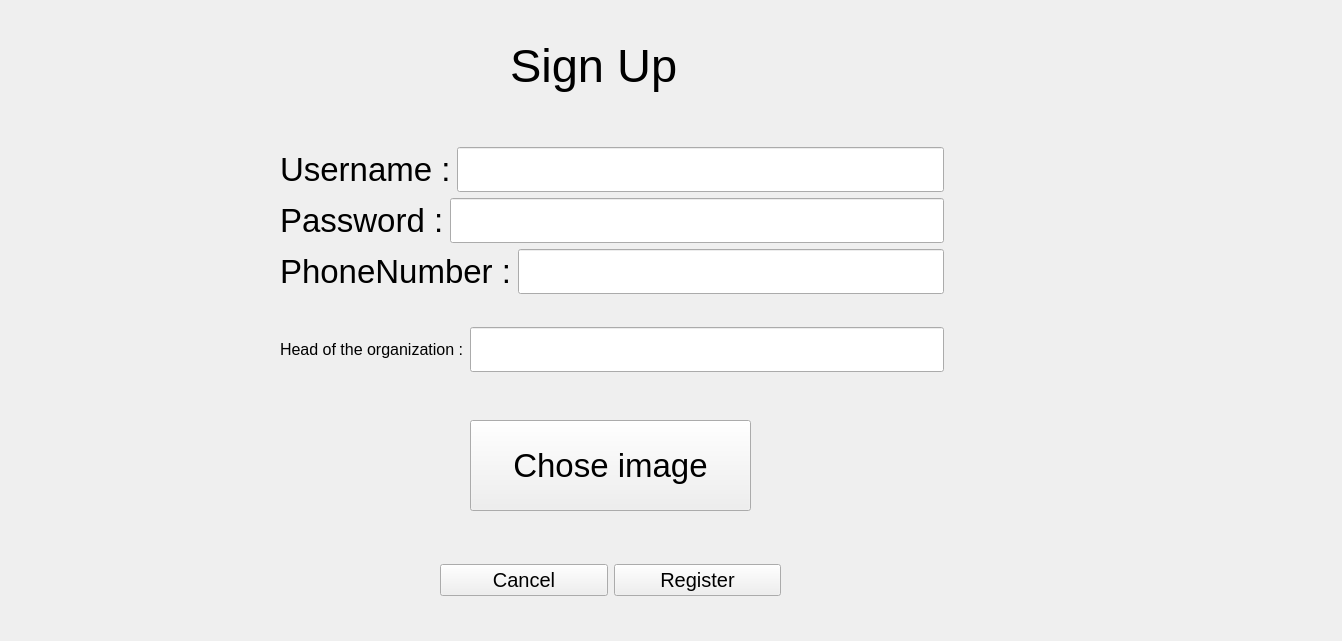
<?xml version="1.0" encoding="UTF-8"?>
<ui version="4.0">
 <class>SignUpOrganisationUser</class>
 <widget class="QWidget" name="SignUpOrganisationUser">
  <property name="geometry">
   <rect>
    <x>0</x>
    <y>0</y>
    <width>1342</width>
    <height>641</height>
   </rect>
  </property>
  <property name="font">
   <font>
    <pointsize>25</pointsize>
   </font>
  </property>
  <property name="windowTitle">
   <string>Form</string>
  </property>
  <widget class="QLabel" name="label">
   <property name="geometry">
    <rect>
     <x>510</x>
     <y>20</y>
     <width>351</width>
     <height>91</height>
    </rect>
   </property>
   <property name="font">
    <font>
     <pointsize>35</pointsize>
    </font>
   </property>
   <property name="text">
    <string>Sign Up</string>
   </property>
  </widget>
  <widget class="QPushButton" name="ChoseImageButton">
   <property name="geometry">
    <rect>
     <x>470</x>
     <y>420</y>
     <width>281</width>
     <height>91</height>
    </rect>
   </property>
   <property name="text">
    <string>Chose image</string>
   </property>
  </widget>
  <widget class="QWidget" name="layoutWidget">
   <property name="geometry">
    <rect>
     <x>440</x>
     <y>530</y>
     <width>341</width>
     <height>101</height>
    </rect>
   </property>
   <layout class="QHBoxLayout" name="horizontalLayout">
    <item>
     <widget class="QPushButton" name="CancelButton">
      <property name="font">
       <font>
        <pointsize>15</pointsize>
       </font>
      </property>
      <property name="text">
       <string>Cancel</string>
      </property>
     </widget>
    </item>
    <item>
     <widget class="QPushButton" name="RegisterButton">
      <property name="font">
       <font>
        <pointsize>15</pointsize>
       </font>
      </property>
      <property name="text">
       <string>Register</string>
      </property>
     </widget>
    </item>
   </layout>
  </widget>
  <widget class="QWidget" name="">
   <property name="geometry">
    <rect>
     <x>280</x>
     <y>120</y>
     <width>664</width>
     <height>279</height>
    </rect>
   </property>
   <layout class="QGridLayout" name="gridLayout_5">
    <item row="0" column="0" colspan="2">
     <layout class="QGridLayout" name="gridLayout_4">
      <item row="0" column="0">
       <layout class="QGridLayout" name="gridLayout">
        <item row="0" column="0">
         <widget class="QLabel" name="UsernameLabel">
          <property name="font">
           <font>
            <pointsize>25</pointsize>
           </font>
          </property>
          <property name="text">
           <string>Username :</string>
          </property>
         </widget>
        </item>
        <item row="0" column="1">
         <widget class="QLineEdit" name="UsernameLineEdit"/>
        </item>
       </layout>
      </item>
      <item row="1" column="0">
       <layout class="QGridLayout" name="gridLayout_2">
        <item row="0" column="0">
         <widget class="QLabel" name="PasswordLabel">
          <property name="text">
           <string>Password :</string>
          </property>
         </widget>
        </item>
        <item row="0" column="1">
         <widget class="QLineEdit" name="PasswordLineEdit"/>
        </item>
       </layout>
      </item>
      <item row="2" column="0">
       <layout class="QGridLayout" name="gridLayout_3">
        <item row="0" column="1">
         <widget class="QLineEdit" name="PhoneNumberLineEdit"/>
        </item>
        <item row="0" column="0">
         <widget class="QLabel" name="PhoneNumberLabel">
          <property name="text">
           <string>PhoneNumber :</string>
          </property>
         </widget>
        </item>
       </layout>
      </item>
     </layout>
    </item>
    <item row="1" column="0">
     <widget class="QLabel" name="HeadOfTheOrganizationLabel">
      <property name="font">
       <font>
        <pointsize>12</pointsize>
       </font>
      </property>
      <property name="text">
       <string>Head of the organization :</string>
      </property>
     </widget>
    </item>
    <item row="1" column="1">
     <widget class="QLineEdit" name="HeadOfTheOrganizationLineEdit"/>
    </item>
   </layout>
  </widget>
 </widget>
 <resources/>
 <connections/>
</ui>
